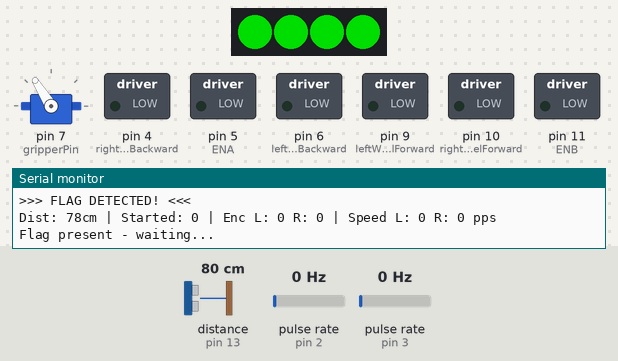
The sketch below on a simulated Arduino Uno, built with avr-gcc and run on an emulated ATmega328P. Parts: 4 RGB LEDs in strip order, left to right, servo, switched loads named in the sketch (green lamp = pin HIGH), the last lines printed to the serial monitor. Wiring (inferred from the names in the program): ultrasonic range finder: trigger pin 12; echo pin 13; 2 × pulse sensor: data pin 2 / data pin 3. The inputs (shaded band) are chosen by the test bench; at power-on: distance to the obstacle (sensor on pin 13) 80 cm, pulse rate (sensors on pin 2, pin 3) 0 Hz. The echo pulse lasts 58.3 µs per cm; dim RGB values are drawn brighter than linear; pins used as bus, display or sensor lines are not drawn.

Above: at 1.7 s.
1.8 s: distance to the obstacle (sensor on pin 13) set to 87 cm
At 3.7 s:
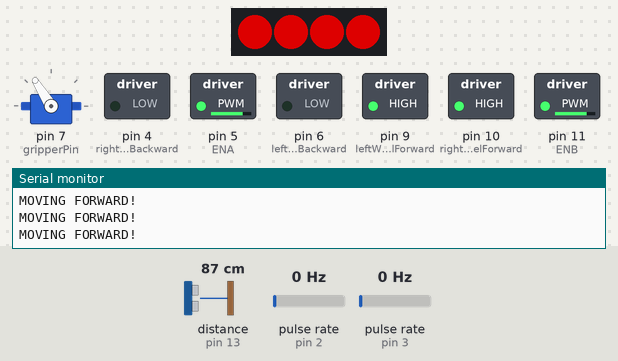
4.4 s: distance to the obstacle (sensor on pin 13) set to 5 cm
5.9 s: distance to the obstacle (sensor on pin 13) set to 2 cm
At 6.95 s:
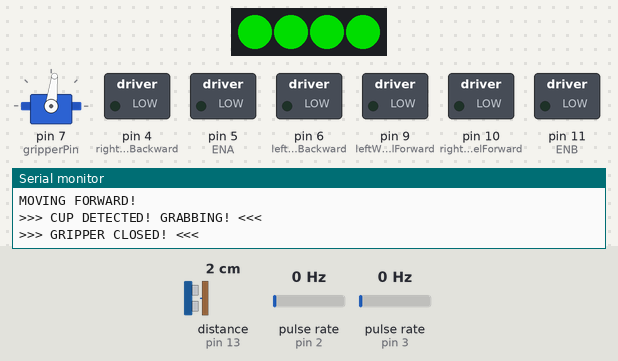
At 7.5 s:
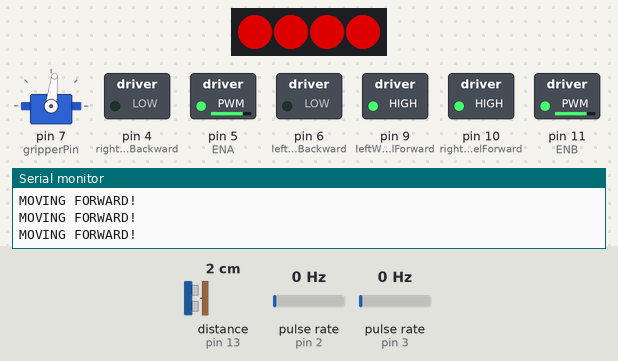
Timing chart, 0 to 9.0 s (numbered marks = the images above; inputs shaded):
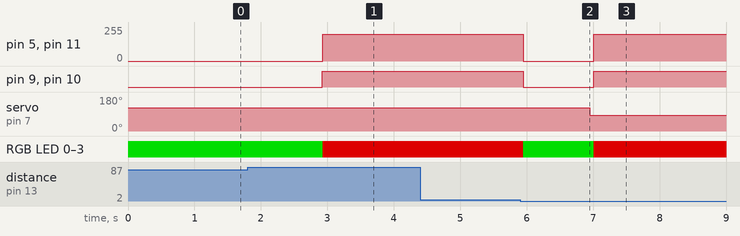

The sketch:

moving_stopping_grabcup_continue_neopixels.ino
```cpp
#include <Servo.h>
#include <Adafruit_NeoPixel.h>

// NEOPIXEL SETUP
const int pinNeopixels = 8;
const int numberPixels = 4;
Adafruit_NeoPixel pixels(numberPixels, pinNeopixels, NEO_GRB + NEO_KHZ800);

// NEOPIXEL COLOR FUNCTIONS
void setAllPixels(uint32_t color) {
  for(int i = 0; i < numberPixels; i++) {
    pixels.setPixelColor(i, color);
  }
  pixels.show();
}

void setPixelColor(int pixelIndex, uint32_t color) {
  pixels.setPixelColor(pixelIndex, color);
  pixels.show();
}

// Predefined colors
#define RED pixels.Color(255, 0, 0)
#define GREEN pixels.Color(0, 255, 0)


Servo gripperServo;
const int gripperPin = 7;
const int echoPin = 13;
const int trigPin = 12;

long duration;
int distance;
bool gripperHasClosed = false;

// Motor pins
const int leftWheelForward = 9;
const int leftWheelBackward = 6;
const int rightWheelForward = 10;
const int rightWheelBackward = 4;

// ENA/ENB pins - NOW ON CORRECT PINS!
const int ENA = 5;  // Tell me what pin you moved ENA to!
const int ENB = 11;  // Tell me what pin you moved ENB to!

// Encoder pins
const int encoderLeft = 3;   // R2
const int encoderRight = 2;  // R1

// Encoder variables
volatile long leftEncoderCount = 0;
volatile long rightEncoderCount = 0;

int currentSpeed = 200;

// Flag timing
unsigned long programStartTime = 0;
bool hasStarted = false;
bool isFlagDetected = false;
const unsigned long MAX_WAIT_TIME = 15000;

const int GRIPPER_OPEN = 1800;
const int GRIPPER_CLOSE = 1400;

// ========== ENCODER INTERRUPTS ==========
void leftEncoderISR() {
  leftEncoderCount++;
}

void rightEncoderISR() {
  rightEncoderCount++;
}

void moveForward(int speedValue) {
  speedValue = constrain(speedValue, 0, 255);

  // Set direction
  digitalWrite(leftWheelForward, HIGH);
  digitalWrite(leftWheelBackward, LOW);
  digitalWrite(rightWheelForward, HIGH);
  digitalWrite(rightWheelBackward, LOW);

  // CRITICAL: Enable motors with PWM on ENA/ENB
  analogWrite(ENA, speedValue);
  analogWrite(ENB, speedValue);

  // GREEN when moving
  setAllPixels(RED);
}

void stopMotors() {
  // Set direction
  analogWrite(ENA, 0);
  analogWrite(ENB, 0);

  // THEN set direction pins to LOW
  digitalWrite(leftWheelForward, LOW);
  digitalWrite(leftWheelBackward, LOW);
  digitalWrite(rightWheelForward, LOW);
  digitalWrite(rightWheelBackward, LOW);

  // RED when stopped
  setAllPixels(GREEN);

  delay(500);
}


void setup() {
  // Initialize NeoPixels
  pixels.begin();
  pixels.setBrightness(150);  // Adjust brightness (0-255)

  gripperServo.attach(gripperPin);
  pinMode(trigPin, OUTPUT);
  pinMode(echoPin, INPUT);
  Serial.begin(9600);

  gripperServo.writeMicroseconds(GRIPPER_OPEN);

  // Motor direction pins
  pinMode(leftWheelForward, OUTPUT);
  pinMode(leftWheelBackward, OUTPUT);
  pinMode(rightWheelForward, OUTPUT);
  pinMode(rightWheelBackward, OUTPUT);

  // ENA/ENB pins (PWM)
  pinMode(ENA, OUTPUT);
  pinMode(ENB, OUTPUT);

  // Encoder pins
  pinMode(encoderLeft, INPUT_PULLUP);
  pinMode(encoderRight, INPUT_PULLUP);
  attachInterrupt(digitalPinToInterrupt(encoderLeft), leftEncoderISR, RISING);
  attachInterrupt(digitalPinToInterrupt(encoderRight), rightEncoderISR, RISING);

  stopMotors();

  Serial.println("=== ROBOT READY ===");
  Serial.print("ENA=pin");
  Serial.print(ENA);
  Serial.print(", ENB=pin");
  Serial.println(ENB);
  Serial.println("Place flag <80cm, remove to start");
  programStartTime = millis();
}

void calculate_distance() {
  distance = duration * 0.034 / 2;
}

void loop() {
  // Ultrasound reading
  digitalWrite(trigPin, LOW);
  delayMicroseconds(2);
  digitalWrite(trigPin, HIGH);
  delayMicroseconds(10);
  digitalWrite(trigPin, LOW);
  duration = pulseIn(echoPin, HIGH);
  calculate_distance();

  // Display info every 500ms
  static unsigned long lastPrint = 0;
  static long lastLeft = 0;
  static long lastRight = 0;

  unsigned long currentTime = millis();

  if (currentTime - lastPrint >= 500) {
    lastPrint = currentTime;

    long leftDelta = leftEncoderCount - lastLeft;
    long rightDelta = rightEncoderCount - lastRight;
    lastLeft = leftEncoderCount;
    lastRight = rightEncoderCount;

    Serial.print("Dist: ");
    Serial.print(distance);
    Serial.print("cm | Started: ");
    Serial.print(hasStarted);
    Serial.print(" | Enc L: ");
    Serial.print(leftEncoderCount);
    Serial.print(" R: ");
    Serial.print(rightEncoderCount);
    Serial.print(" | Speed L: ");
    Serial.print(leftDelta * 2);  // Pulses per second
    Serial.print(" R: ");
    Serial.print(rightDelta * 2);  // Pulses per second
    Serial.println(" pps");
  }

  // Robot logic
  if (!hasStarted) {
    checkFlag();
    stopMotors();  // Motors disabled via ENA/ENB
  } else {
    Serial.println("MOVING FORWARD!");
    moveForward(currentSpeed);
  }

  // Cup detection
  cup();

  delay(50);
}

void checkFlag() {
  unsigned long currentTime = millis();
  unsigned long totalElapsed = currentTime - programStartTime;

  bool flagNow = (distance < 80 && distance > 0);

  if (totalElapsed >= MAX_WAIT_TIME) {
    Serial.println("15 seconds up! Moving forward");
    hasStarted = true;
    return;
  }

  if (flagNow && !isFlagDetected) {
    isFlagDetected = true;
    Serial.println(">>> FLAG DETECTED! <<<");
  } else if (!flagNow && isFlagDetected) {
    isFlagDetected = false;
    Serial.println(">>> FLAG REMOVED! STARTING! <<<");
    hasStarted = true;
  } else if (!flagNow) {
    unsigned long secondsLeft = (MAX_WAIT_TIME - totalElapsed) / 1000;
    Serial.print("No flag - Starting in ");
    Serial.print(secondsLeft);
    Serial.println(" seconds");
  } else {
    Serial.println("Flag present - waiting...");
  }
}

void cup() {
  if (!gripperHasClosed && distance < 3 && distance > 0) {
    Serial.println(">>> CUP DETECTED! GRABBING! <<<");
    stopMotors();
    delay(500);
    gripperServo.writeMicroseconds(GRIPPER_CLOSE);
    gripperHasClosed = true;
    Serial.println(">>> GRIPPER CLOSED! <<<");
  }
}
```

Measured:
- the behaviour switches between 81 and 82 cm on distance to the obstacle (sensor on pin 13) (found by bisection; images 0 and 1)
- the behaviour switches between 4 and 3 cm on distance to the obstacle (sensor on pin 13) (found by bisection; images 1 and 2)
- after the input at 1.8 s, pin 5 (ENA), pin 11 (ENB): 0/255 → 200/255 after 1.1 s; pin 9 (leftWheelForward), pin 10 (rightWheelForward): LOW → HIGH after 1.1 s; RGB LED 0–3: RGB(0, 150, 0) → RGB(150, 0, 0) after 1.1 s
- after the input at 5.9 s, pin 5 (ENA), pin 11 (ENB): 200/255 → 0/255 after 0.05 s, → 200/255 1.1 s later; pin 9 (leftWheelForward), pin 10 (rightWheelForward): HIGH → LOW after 0.05 s, → HIGH 1.1 s later; servo on pin 7 (gripperPin): 122° → 83° after 1.0 s; RGB LED 0–3: RGB(150, 0, 0) → RGB(0, 150, 0) after 0.05 s, → RGB(150, 0, 0) 1.1 s later
